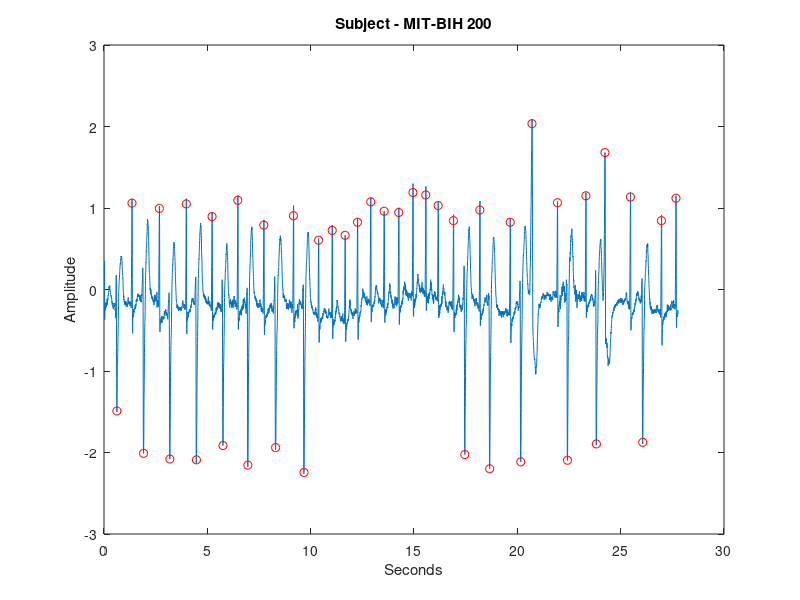

The MATLAB source for this figure: (Note: this script raises an error after producing the figure.)
%% Wavelet Analysis of Physiologic Signals
% This example shows how to use wavelets to analyze physiologic signals.
%
% Physiologic signals are frequently nonstationary meaning that their
% frequency content changes over time. In many applications, these changes
% are the events of interest. 
%
% Wavelets decompose signals into time-varying frequency (scale)
% components. Because signal features are often localized in time and
% frequency, analysis and estimation are easier when working with
% sparser (reduced) representations.
%
% This example presents a few illustrative cases where the ability of
% wavelets to provide a local time-frequency analysis of signals is
% beneficial.

%% R Wave Detection in the Electrocardiogram with MODWT
% The QRS complex consists of three deflections in the electrocardiogram
% (ECG) waveform. The QRS complex reflects the depolarization of the right
% and left ventricles and is the most prominent feature of the human ECG.
%
% Load and plot an ECG waveform where the R peaks of the QRS complex have
% been annotated by two or more cardiologists. The ECG data and annotations
% are taken from the MIT-BIH Arrythmia Database. The data are sampled at
% 360 Hz.

load mit200;
figure
plot(tm,ecgsig)
hold on
plot(tm(ann),ecgsig(ann),'ro')
xlabel('Seconds'); ylabel('Amplitude')
title('Subject - MIT-BIH 200')
%%
% You can use wavelets to build an automatic QRS detector for use in
% applications like R-R interval estimation.
%
% There are two keys for using wavelets as general feature detectors:
%
% * The wavelet transform separates signal components into different
% frequency bands enabling a sparser representation of the signal.
%
% * You can often find a wavelet which resembles the feature you are trying
% to detect. 
%
% The 'sym4' wavelet resembles the QRS complex, which makes it a good
% choice for QRS detection. To illustrate this more clearly, extract a QRS
% complex and plot the result with a dilated and translated 'sym4'
% wavelet for comparison.

qrsEx = ecgsig(4560:4810);
[mpdict,~,~,longs] = wmpdictionary(numel(qrsEx),'lstcpt',{{'sym4',3}});
figure
plot(qrsEx)
hold on
plot(2*circshift(mpdict(:,11),[-2 0]),'r')
axis tight
legend('QRS Complex','Sym4 Wavelet')
title('Comparison of Sym4 Wavelet and QRS Complex')
%%
% Use the maximal overlap discrete wavelet transform (MODWT) to enhance the
% R peaks in the ECG waveform. The MODWT is an undecimated wavelet
% transform, which handles arbitrary sample sizes.
%
% First, decompose the ECG waveform down to level 5 using the default
% 'sym4' wavelet. Then, reconstruct a frequency-localized version of the
% ECG waveform using only the wavelet coefficients at scales 4 and 5. The
% scales correspond to the following approximate frequency bands.
%
% * Scale 4 -- [11.25, 22.5) Hz
% * Scale 5 -- [5.625, 11.25) Hz.
%
% This covers the passband shown to maximize QRS energy.

wt = modwt(ecgsig,5);
wtrec = zeros(size(wt));
wtrec(4:5,:) = wt(4:5,:);
y = imodwt(wtrec,'sym4');

%%
% Use the squared absolute values of the signal approximation built from
% the wavelet coefficients and employ a peak finding algorithm to identify
% the R peaks. 
%
% If you have the Signal Processsing Toolbox(TM), you can use
% |findpeaks| to locate the peaks. Plot the R-peak waveform obtained
% with the wavelet transform annotated with the automatically-detected peak
% locations.

y = abs(y).^2;
[qrspeaks,locs] = findpeaks(y,tm,'MinPeakHeight',0.35,...
    'MinPeakDistance',0.150);
figure;
plot(tm,y)
hold on
plot(locs,qrspeaks,'ro')
xlabel('Seconds')
title('R Peaks Localized by Wavelet Transform with Automatic Annotations')

%%
% Add the expert annotations to the R-peak waveform. Automatic peak
% detection times are considered accurate if within 150 msec of the true
% peak ($\pm 75$ msec). 

plot(tm(ann),y(ann),'k*')
title('R peaks Localized by Wavelet Transform with Expert Annotations')
%%
% At the command line, you can compare the values of |tm(ann)| and |locs|,
% which are the expert times and automatic peak detection times
% respectively. Enhancing the R peaks with the wavelet transform results in
% a hit rate of 100% and no false positives. The calculated heart rate
% using the wavelet transform is 88.60 beats/minute compared to 88.72
% beats/minute for the annotated waveform.

%%
% If you try to work on the square magnitudes of the original data, you
% find the capability of the wavelet transform to isolate the R peaks makes
% the detection problem much easier. Working on the raw data can cause
% misidentifications such as when the squared S-wave peak exceeds the
% R-wave peak around 10.4 seconds.

figure
plot(tm,ecgsig,'k--')
hold on
plot(tm,y,'r','linewidth',1.5)
plot(tm,abs(ecgsig).^2,'b')
plot(tm(ann),ecgsig(ann),'ro','markerfacecolor',[1 0 0])
set(gca,'xlim',[10.2 12])
legend('Raw Data','Wavelet Reconstruction','Raw Data Squared', ...
    'Location','SouthEast');
xlabel('Seconds')
%%
% Using |findpeaks| on the squared magnitudes of the raw data results in
% twelve false positives.

[qrspeaks,locs] = findpeaks(ecgsig.^2,tm,'MinPeakHeight',0.35,...
    'MinPeakDistance',0.150);

%%
% In addition to switches in polarity of the R peaks, the ECG is often
% corrupted by noise.

load mit203;
figure
plot(tm,ecgsig)
hold on
plot(tm(ann),ecgsig(ann),'ro')
xlabel('Seconds'); ylabel('Amplitude')
title('Subject - MIT-BIH 203 with Expert Annotations')
%%
% Use the MODWT to isolate the R peaks. Use |findpeaks| to determine the
% peak locations. Plot the R-peak waveform along with the expert and
% automatic annotations.

wt = modwt(ecgsig,5);
wtrec = zeros(size(wt));
wtrec(4:5,:) = wt(4:5,:);
y = imodwt(wtrec,'sym4');
y = abs(y).^2;
[qrspeaks,locs] = findpeaks(y,tm,'MinPeakHeight',0.1,...
    'MinPeakDistance',0.150);
figure
plot(tm,y)
title('R-Waves Localized by Wavelet Transform')
hold on
hwav = plot(locs,qrspeaks,'ro');
hexp = plot(tm(ann),y(ann),'k*');
xlabel('Seconds')
legend([hwav hexp],'Automatic','Expert','Location','NorthEast');
%%
% The hit rate is again 100% with zero false alarms. 
%%
% The previous examples used a very simple wavelet QRS detector based on a
% signal approximation constructed from <matlab:doc('modwt') modwt>. The
% goal was to demonstrate the ability of the wavelet transform to isolate
% signal components, not to build the most robust wavelet-transform-based
% QRS detector. It is possible, for example, to exploit the fact that the
% wavelet transform provides a multiscale analysis of the signal to enhance
% peak detection. Examine the scale 4 and 5 magnitude-squared wavelet
% details plotted along with R peak times as annotated by the experts. The
% level-4 details are shifted for visualization.

ecgmra = modwtmra(wt);
figure
plot(tm,ecgmra(5,:).^2,'b');
hold on;
plot(tm,ecgmra(4,:).^2+0.6,'b');
set(gca,'xlim',[14.3 25.5]);
timemarks = repelem(tm(ann),2);
N = numel(timemarks);
markerlines = reshape(repmat([0;1],1,N/2),N,1);
h = stem(timemarks,markerlines,'k--');
h.Marker = 'none';
set(gca,'ytick',[0.1 0.6]);
set(gca,'yticklabels',{'D5','D4'})
xlabel('Seconds')
title('Magnitude-Squared Level 4 and 5 Details')


%%
% You see that peaks in the level 4 and level 5 details tend to co-occur. A
% more advanced wavelet peak-finding algorithm could exploit this by using
% information from multiple scales simultaneously.

%% Time-Varying Wavelet Coherence Analysis of Brain Dynamics
% Fourier-domain coherence is a well-established technique for measuring
% the linear correlation between two stationary processes as a function of
% frequency on a scale from 0 to 1. Because wavelets provide local
% information about data in time and scale (frequency), wavelet-based
% coherence allows you to measure time-varying correlation as a function of
% frequency. In other words, a coherence measure suitable for nonstationary
% processes.
%
% To illustrate this, examine near-infrared spectroscopy (NIRS) data
% obtained in two human subjects. NIRS measures brain activity by
% exploiting the different absorption characteristics of oxygenated and
% deoxygenated hemoglobin. The data is taken from Cui, Bryant, & Reiss
% (2012) and was kindly provided by the authors for this example. The
% recording site was the superior frontal cortex for both subjects. The
% data is sampled at 10 Hz.
% 
% In the experiment, the subjects alternatively cooperated and
% competed on a task. The period of the task was seven seconds.

load NIRSData;
figure
plot(tm,NIRSData(:,1))
hold on
plot(tm,NIRSData(:,2),'r')
legend('Subject 1','Subject 2','Location','NorthWest')
xlabel('Seconds')
title('NIRS Data')
%%
% Examining the time-domain data, it is not clear what oscillations are
% present in the individual time series, or what oscillations are common to
% both data sets. Use wavelet analysis to answer both questions.

scalesCWT = helperCWTTimeFreqVector(0.03,2,5/(2*pi),1/10,32);
cwtsubj1 = cwtft({NIRSData(:,1),1/10},'wavelet','bump',...
    'scales',scalesCWT,'PadMode','symw');
cwtsubj2 = cwtft({NIRSData(:,2),1/10},'wavelet','bump',...
    'scales',scalesCWT,'PadMode','symw');
subplot(2,1,1)
helperCWTTimeFreqPlot(cwtsubj1.cfs,tm,cwtsubj1.frequencies,'surf',...
    'Subject 1','Seconds','Hz')
set(gca,'ytick',[0.15 0.6 1.2 1.8])
subplot(2,1,2)
helperCWTTimeFreqPlot(cwtsubj2.cfs,tm,cwtsubj2.frequencies,'surf',...
    'Subject 2','Seconds','Hz')
set(gca,'ytick',[0.15 0.6 1.2 1.8])
%%
% The CWT analyses reveal strong frequency-modulated oscillations in both
% datasets around 1 Hz. These are due to the cardiac cycles in the two
% subjects. Additionally, there appears to be a weaker oscillation in both
% datasets around 0.15 Hz. This activity is stronger and more consistent in
% subject 1 than subject 2. Wavelet coherence can enhance the detection of
% weak oscillations that are jointly present in two time series.

scales = helperCWTTimeFreqVector(0.01,2,5,1/10,12);
dt = 1/10;
wcoh = wcoher(NIRSData(:,1),NIRSData(:,2),scales./dt,'cmor0.5-5','nsw',8);
frequencies = scal2frq(scales./dt,'cmor0.5-5',dt);
figure;
surf(tm,frequencies,abs(wcoh).^2); view(0,90); shading interp;
axis tight;
hc = colorbar;
hc.Label.String = 'Coherence';
title('Wavelet Coherence')
xlabel('Seconds'),ylabel('Hz');
set(gca,'ytick',[0.15 0.6 1.2 1.8])
%%
% In the wavelet coherence, there is a strong correlation around
% 0.15 Hz. This is in the frequency band corresponding to the experimental
% task and represents task-related coherent oscillations in brain activity
% in the two subjects. Add to the plot time markers which indicate 
% two task periods. The period between the tasks is a rest period.

taskbd = [245 1702 2065 3474];
tvec = repelem(tm(taskbd),2);
yvec = [0 max(frequencies)]';
yvec = reshape(repmat(yvec,1,4),8,1);
hold on;
stemPlot = stem(tvec,yvec,'w--','linewidth',2);
stemPlot.Marker = 'none';
%%
% This example used <matlab:doc('cwtft') cwtft> to obtain and plot the a
% time-frequency analysis of the individual NIRS time series. The example
% also used <matlab:doc('wcoher') wcoher> to obtain the wavelet coherence
% of the two time series. The use of wavelet coherence often enables you to
% detect coherent oscillatory behavior in two time series which may be
% fairly weak in each individual series. Consult Cui, Bryant, & Reiss
% (2012) for a more detailed wavelet-coherence analysis of this data.

%% Time-Frequency Analysis of Otoacoustic Emission Data with the CWT
% Otoacoustic emissions (OAEs) are narrowband oscillatory signals emitted
% by the cochlea (inner ear) and their presence is indicative of normal
% hearing. Load and plot some example OAE data. The data are sampled at 20
% kHz. 

load dpoae
figure
plot(t.*1000,dpoaets)
xlabel('Milliseconds')
ylabel('Amplitude')
%%
% The emission was evoked by a stimulus beginning at 25 milliseconds and
% ending at 175 milliseconds. Based on the experimental parameters, the
% emission frequency should be 1230 Hz. Obtain and plot the CWT as a
% function of time and frequency. Use the analytic Bump wavelet.

f0 = 5/(2*pi);
scales = helperCWTTimeFreqVector(1,2000,f0,1/20000,16);
dpoaeCWT = cwtft({dpoaets,1/20000},'wavelet',{'bump' [5 0.8]},...
    'scales',scales);
helperCWTTimeFreqPlot(dpoaeCWT.cfs,t.*1000,dpoaeCWT.frequencies,...
    'surf','CWT of OAE','milliseconds','Hz')

%%
% You can investigate the time evolution of the OAE by finding the CWT
% coefficients closest in frequency to 1230 Hz and examining their
% magnitudes as a function of time. Plot the magnitudes along with time
% markers designating the beginning and end of the evoking stimulus.

[~,idx1230] = min(abs(dpoaeCWT.frequencies-1230));
cfsOAE = dpoaeCWT.cfs(idx1230,:);
plot(t.*1000,abs(cfsOAE));
hold on
AX = gca;
plot([25 25],[AX.YLim(1) AX.YLim(2)],'r')
plot([175 175],[AX.YLim(1) AX.YLim(2)],'r')
xlabel('msec')
title('CWT Coefficient Magnitudes')
%%
% There is some delay between the onset of the evoking stimulus and the
% OAE. Once the evoking stimulus is terminated, the OAE immediately begins
% to decay in magnitude.
%%
% Another way to isolate the emission is to use the inverse CWT to
% reconstruct a frequency-localized approximation in the time domain.
%
% Construct a frequency-localized emission approximation by extracting the
% CWT coefficients corresponding to frequencies between 1150 and 1350 Hz.
% Use these coefficients and invert the CWT. Plot the original data along
% with the reconstruction and markers indicating the beginning and end of
% the evoking stimulus.

Scidx = find(dpoaeCWT.frequencies>= 1150 & dpoaeCWT.frequencies <=1350);
emissionCWT = dpoaeCWT;
tmpcfs = zeros(size(emissionCWT.cfs));
tmpcfs(Scidx,:) = emissionCWT.cfs(Scidx,:);
emissionCWT.cfs = tmpcfs;
xrec = icwtft(emissionCWT);
figure
plot(t.*1000,dpoaets)
hold on;
plot(t.*1000,xrec,'r')
AX = gca;
ylim = AX.YLim;
plot([25 25],ylim,'k')
plot([175 175],ylim,'k')
xlabel('Milliseconds')
ylabel('Amplitude')
title('Frequency-Localized Reconstruction of Emission')
%%
% In the time-domain data, you clearly see how the emission ramps on and
% off at the application and termination of the evoking stimulus.
%
% It is important to note that even though a range of frequencies were
% selected for the reconstruction, the analytic wavelet transform actually
% encodes the exact frequency of the emission. To demonstrate this, take
% the Fourier transform of the emission approximation reconstructed from
% the analytic CWT.

xdft = fft(xrec);
freq = 0:2e4/numel(xrec):1e4;
xdft = xdft(1:numel(xrec)/2+1);
figure
plot(freq,abs(xdft));
xlabel('Hz'); ylabel('Magnitude')
title('Fourier Transform of CWT-Based Signal Approximation');
[~,maxidx] = max(abs(xdft));
fprintf('The frequency is %4.2f Hz\n',freq(maxidx));
%%
% This example used |cwtft| to obtain a time-frequency analysis of the OAE
% data and <matlab:doc('icwtft') icwtft> to obtain a frequency-localized
% approximation to the signal.


%% References
% 
% Cui, X., Bryant, D.M., and Reiss. A.L. "NIRS-Based hyperscanning reveals
% increased interpersonal coherence in superior frontal cortex during
% cooperation", Neuroimage, 59(3), 2430-2437, 2012.
%
% Goldberger AL, Amaral LAN, Glass L, Hausdorff JM, Ivanov PCh, Mark RG,
% Mietus JE, Moody GB, Peng C-K, Stanley HE. "PhysioBank, PhysioToolkit,
% and PhysioNet: Components of a New Research Resource for Complex
% Physiologic Signals." Circulation 101(23):e215-e220, 2000. 
% |http://circ.ahajournals.org/cgi/content/full/101/23/e215|
%   
% Mallat, S. "A Wavelet Tour of Signal Processing: The Sparse Way",
% Academic Press, 2009.
%
% Moody, G.B. "Evaluating ECG Analyzers".
% |http://www.physionet.org/physiotools/wfdb/doc/wag-src/eval0.tex|
%
% Moody GB, Mark RG. "The impact of the MIT-BIH Arrhythmia Database." IEEE
% Eng in Med and Biol 20(3):45-50 (May-June 2001).
%% Appendix
% The following helper functions are used in this example.
%
% * <matlab:edit('helperCWTTimeFreqPlot.m') helperCWTTimeFreqPlot.m>
% * <matlab:edit('helperCWTTimeFreqVector.m') helperCWTTimeFreqVector.m>

displayEndOfDemoMessage(mfilename)









